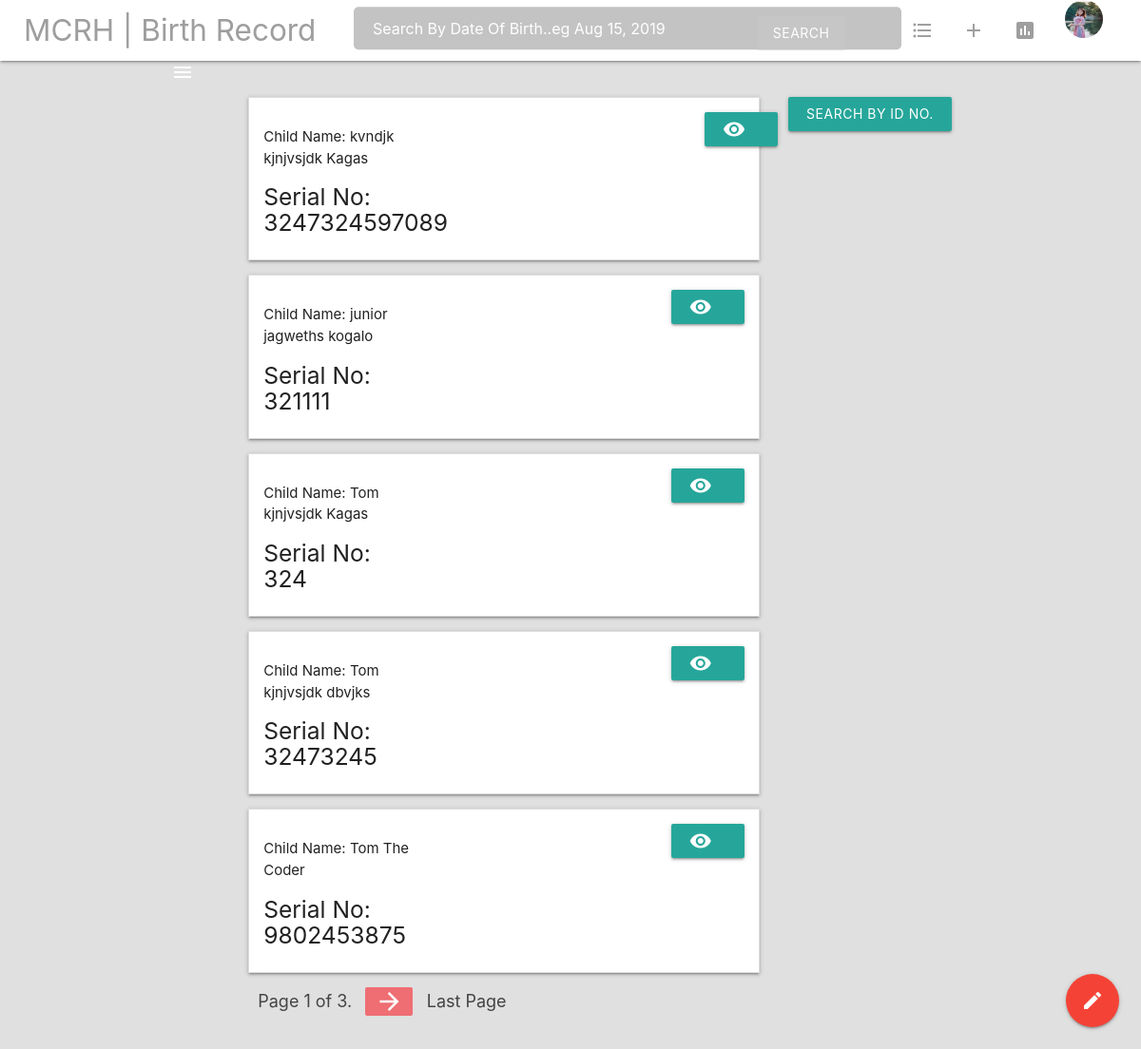
The page /Record/ (signed in) on the database as committed earlier.
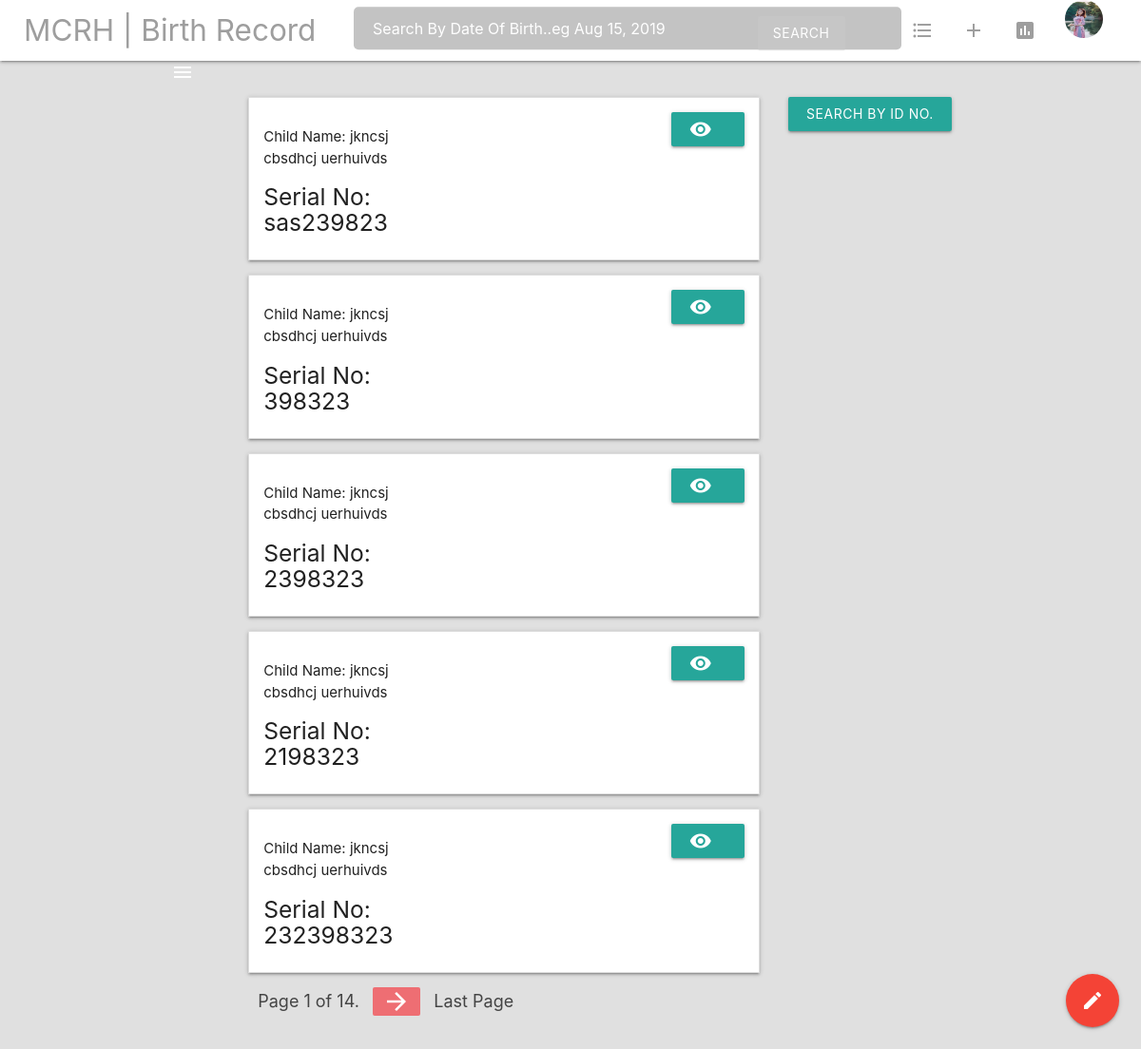
The same page on the database as committed later.
### Mcrh_Birth_Record/models.py (models this page shows, shortened)
class Child(models.Model):
    parent = models.ForeignKey(Parent, on_delete=models.CASCADE)
    serial_number_b1 = models.CharField(max_length = 100)
    child_fname = models.CharField(max_length = 100)
    child_mname = models.CharField(max_length = 100)
    child_lname = models.CharField(max_length=50)
    dob = models.CharField(max_length = 100)
    sex = models.CharField(max_length = 100)
    type_of_birth = models.CharField(max_length = 100)
    other_type_of_birth = models.CharField(max_length = 191, null = True, blank = True)
    nature_of_birth = models.CharField(max_length = 100)
    place_of_birth = models.CharField(max_length = 100)
    place_of_birth_sub_county = models.CharField(max_length=50)
    created_at = models.DateTimeField(default = datetime.now, blank = True)

### Mcrh_Birth_Record/views.py (the view)
# urls.py: path('', views.birth_record_home, name = 'birth_record_home'),
@staff_member_required
def birth_record_home(request):
    children = Child.objects.all().order_by('-id')
    paginator = Paginator(children, 5)
    page = request.GET.get('page')
    children = paginator.get_page(page)
    return render(request, "list_view.html", { 'children': children })

### Mcrh_Birth_Record/templates/list_view.html (shortened to what this page needs)
{% extends "birth_record/base.html" %}
{% load static %}
{% block content %}
{% include "birth_record/navbar.html" %}
<div class="row">
    <div class="col s1"></div>
    <div class="col s8">
    {% for child in children %}
        <div class="card-body">
            <ul class="collapsible">
                <li>
                    <div class="collapsible-header">
                        <div>
                            <p>Child Name: {{ child.child_fname }} {{ child.child_mname }} {{ child.child_lname }}</p>
                            <h5>Serial No:  {{ child.serial_number_b1 }}</h5>
                        </div>
                        <a href="/Record/detailed/{{ child.serial_number_b1 }}" class="btn-sm btn" id="moveinlne" style="margin-left: 18rem;">
                            <i class="material-icons">remove_red_eye</i>
                        </a>
                    </div>
                </li>
            </ul>
        </div>
    {% endfor %}
        <ul class="pagination">
            <li class="wave-effect"><a href="#!">Page {{ children.number }} of {{ children.paginator.num_pages }}.</a></li>
            {% if children.has_next %}
            <li class="wave-effect active"><a href="?page={{ children.next_page_number }}"><i class="material-icons">arrow_forward</i></a></li>
            <li class="wave-effect"><a href="?page={{ children.paginator.num_pages }}">Last Page</a></li>
            {% endif %}
        </ul>
    </div>
    <div class="col s3">
        <div class="card-body" style="margin: .5rem;">
            <a href="#modal1" class="btn waves-effect waves-light modal-trigger">Search By ID No.
            </a>
        </div>
    </div>
</div>
{% endblock %}

Rows that differ between the two databases and show on the page:
no longer on this page (row unchanged): Child: child_fname "kvndjk", child_mname "kjnjvsjdk", child_lname "Kagas", serial_number_b1 "3247324597089"
no longer on this page (row unchanged): Child: child_fname "junior", child_mname "jagweths", child_lname "kogalo", serial_number_b1 "321111"
no longer on this page (row unchanged): Child: child_fname "Tom", child_mname "kjnjvsjdk", child_lname "Kagas", serial_number_b1 "324"
no longer on this page (row unchanged): Child: child_fname "Tom", child_mname "kjnjvsjdk", child_lname "dbvjks", serial_number_b1 "32473245"
no longer on this page (row unchanged): Child: child_fname "Tom", child_mname "The", child_lname "Coder", serial_number_b1 "9802453875"
added Child: child_fname "jkncsj", child_mname "cbsdhcj", child_lname "uerhuivds", serial_number_b1 "sas239823"
added Child: child_fname "jkncsj", child_mname "cbsdhcj", child_lname "uerhuivds", serial_number_b1 "398323"
added Child: child_fname "jkncsj", child_mname "cbsdhcj", child_lname "uerhuivds", serial_number_b1 "2398323"
added Child: child_fname "jkncsj", child_mname "cbsdhcj", child_lname "uerhuivds", serial_number_b1 "2198323"
added Child: child_fname "jkncsj", child_mname "cbsdhcj", child_lname "uerhuivds", serial_number_b1 "232398323"
Other text that changed with them:
{{ children.paginator.num_pages }}: "3" → "14"
